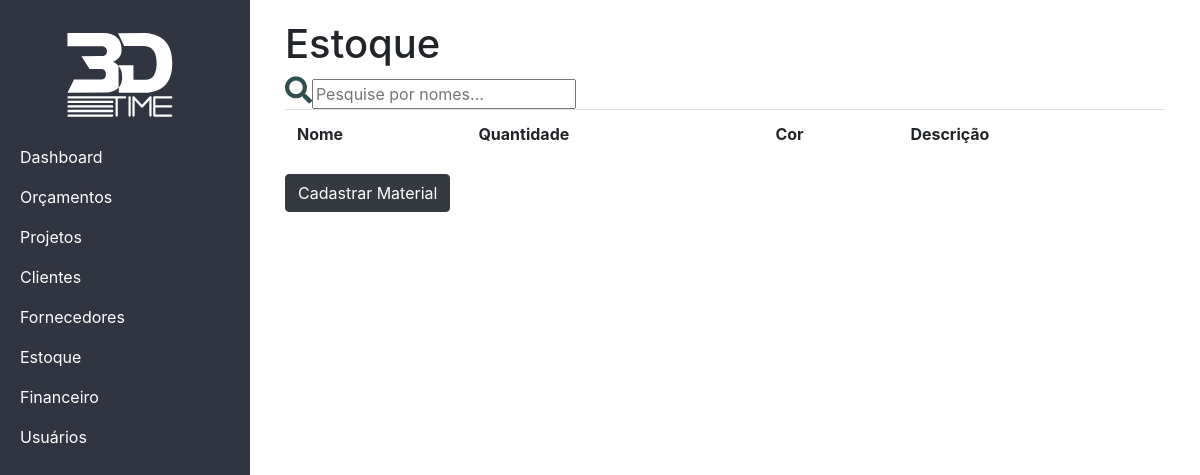
Page /estoque/ on the earlier database version.
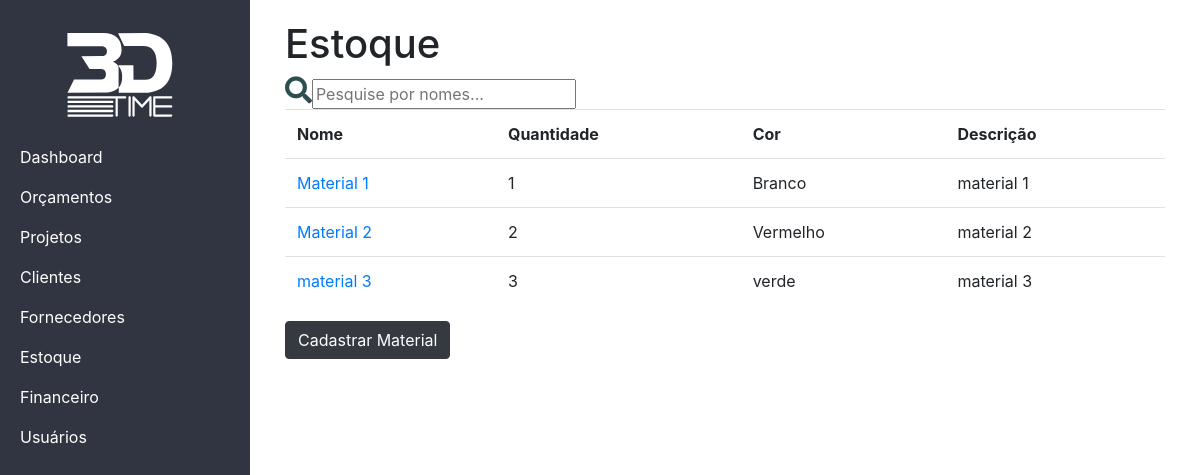
Same page on the later database version.
### core/models.py (models this page shows, shortened)
class Material(models.Model):
    cor = models.CharField(max_length=20, blank=True, null=True)
    nome = models.CharField(max_length=70)
    descricao = models.TextField(blank=True, null=True)
    qtd = models.IntegerField(blank=True, null=True)
    class Meta:
        db_table = 'Material'

### core/views.py (the view)
# urls.py: url(r'^estoque/$', estoque, name='estoque'),
def estoque(request):
    materiais = Material.objects.all()
    context = {
        'materiais': materiais
    }
    return render(request, 'estoque.html', context)

### core/templates/estoque.html (shortened to what this page needs)
{% extends 'base.html' %}
{% load static %}
{% load widget_tweaks %}
{% block content %}
                <h1>Estoque</h1>
                <i class="fas fa-search icone-pesquisa" id="icone-pesquisa" ></i><input type="text" id="pesquisa-fornecedor" onkeyup="pesquisaFunction()" placeholder="Pesquise por nomes..." title="Digite um nome">
                <div class="table-responsive table-hover">
                    <table class="table" id="table-fornecedor">
                        <tr>
                            <th>Nome</th>
                            <th>Quantidade</th>
                            <th>Cor</th>
                            <th>Descrição</th>
                        </tr>
                        {% for material in materiais %}
                        <tr "location.href = '/material/{{ material.slug }}';">
                            <td><a href="detalhes_materiais.html">{{material.nome}}</a></td>
                            <td>{{material.qtd}}</td>
                            <td>{{material.cor}}</td>
                            <td>{{material.descricao}}</td>
                        </tr>
                        {% endfor %}
                </table>
                <a href="/estoque_cadastrarMateriais" class="btn btn-dark">Cadastrar Material</a>
                </div>
{% endblock %}

### core/templates/base.html (shortened to what this page needs)
{% load static %}
{% load widget_tweaks %}
<!DOCTYPE html>
<html lang="en">
<head>
    <link href="{% static 'vendor/bootstrap/css/bootstrap.min.css' %}" rel="stylesheet">
    <link href="{% static 'css/personalizados.css' %}" rel="stylesheet">
    <link href="{% static 'css/simple-sidebar.css' %}" rel="stylesheet">
    <link rel="stylesheet" href="https://use.fontawesome.com/releases/v5.0.13/css/all.css">
</head>
<body>
    <div id="wrapper" class="toggled">
        <div id="sidebar-wrapper">
            <ul class="sidebar-nav">
                <li class="sidebar-brand">
                    <a href="#">
                        <img src="{% static 'img/logo.svg' %}" width="60%">
                    </a>
                </li>
                <li>
                    <a href='/home'>Dashboard</a>
                </li>
                <li>
                    <a href="orcamentos.html">Orçamentos</a>
                </li>
                <li>
                    <a href="projetos.html">Projetos</a>
                </li>
                <li>
                    <a href="/clientes">Clientes</a>
                </li>
                <li>
                    <a href="/fornecedores">Fornecedores</a>
                </li>
                <li>
                    <a href="/estoque">Estoque</a>
                </li>
                <li>
                    <a href="financeiro.html">Financeiro</a>
                </li>
                <li>
                    <a href="usuario.html">Usuários</a>
                </li>
            </ul>
        </div>
        <div id="page-content-wrapper">
            <div class="container-fluid">
                {% block content %}
                {% endblock %}
            </div>
        </div>
    </div>
</body>
</html>

### core/static/css/personalizados.css (style rules this page uses)
table { min-width: 100%; }
input[type="text"] { width: 100%; }
.container-fluid { float: left; }
.icone-pesquisa { font-size: 27px; color: darkslategray; }
#pesquisa-fornecedor { width: 30%; }

### core/static/css/simple-sidebar.css (style rules this page uses)
body { overflow-x: hidden; }
#wrapper { padding-left: 0; -webkit-transition: all 0.5s ease; -moz-transition: all 0.5s ease; -o-transition: all 0.5s ease; transition: all 0.5s ease; }
#wrapper.toggled { padding-left: 250px; }
#sidebar-wrapper { z-index: 1000; position: fixed; left: 250px; width: 0; height: 100%; margin-left: -250px; background: #000; -webkit-transition: all 0.5s ease; -moz-transition: all 0.5s ease; -o-transition: all 0.5s ease; transition: all 0.5s ease; background: #313541; }
.sidebar-brand { left: 25px; align-content: center; margin-bottom: 4em; }
#wrapper.toggled #sidebar-wrapper { width: 250px; }
#page-content-wrapper { width: 100%; position: absolute; padding: 15px; }
#wrapper.toggled #page-content-wrapper { position: absolute; margin-right: -250px; }
.sidebar-nav { position: absolute; top: 0; width: 250px; margin: 0; padding: 0; list-style: none; }
.sidebar-nav li { text-indent: 20px; line-height: 40px; }
.sidebar-nav li a { display: block; text-decoration: none; color: white; }
.sidebar-nav>.sidebar-brand { height: 65px; font-size: 18px; line-height: 60px; }
.sidebar-nav>.sidebar-brand a { color: #999999; }
.sidebar-brand { position: relative; }
@media (min-width:768px) { #wrapper { padding-left: 0; } }
@media (min-width:768px) { #wrapper.toggled { padding-left: 250px; } }
@media (min-width:768px) { #sidebar-wrapper { width: 0; } }
@media (min-width:768px) { #wrapper.toggled #sidebar-wrapper { width: 250px; } }
@media (min-width:768px) { #page-content-wrapper { padding: 20px; position: relative; } }
@media (min-width:768px) { #wrapper.toggled #page-content-wrapper { position: relative; margin-right: 0; } }

Differences in the rows shown:
added Material: nome "Material 1", qtd "1", cor "Branco", descricao "material 1"
added Material: nome "Material 2", qtd "2", cor "Vermelho", descricao "material 2"
added Material: nome "material 3", qtd "3", cor "verde", descricao "material 3"
